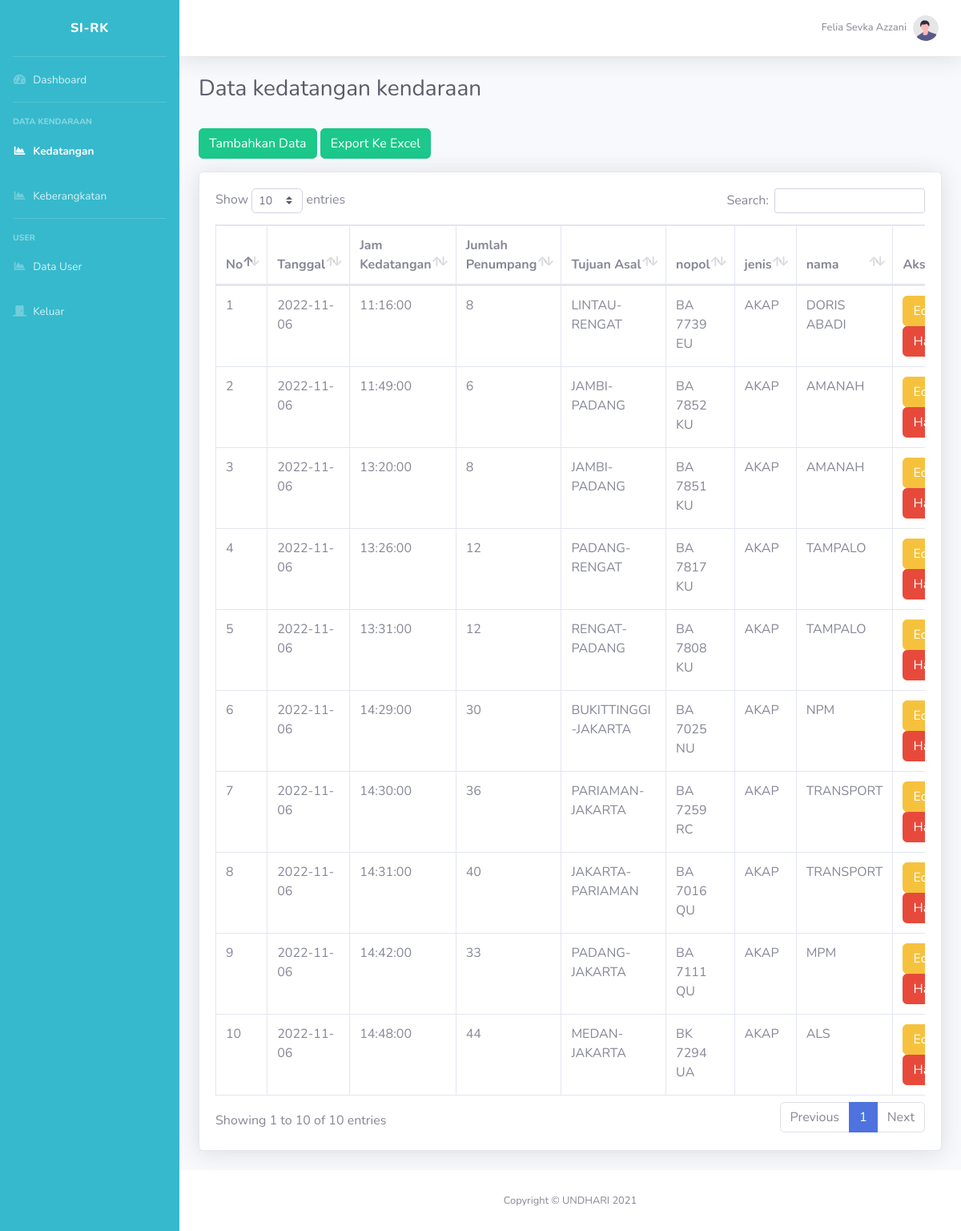
The page /data-kedatangan.php on the database its author committed.
### tables this page shows
CREATE TABLE `kedatangan_kendaraan` (
  `id` int(11) NOT NULL,
  `tanggal` date NOT NULL,
  `jam_kedatangan` time NOT NULL,
  `jumlah_penumpang` varchar(25) NOT NULL,
  `tujuan_asal` varchar(20) NOT NULL,
  `no_polisi` varchar(10) NOT NULL,
  `jenis` varchar(15) NOT NULL,
  `nama_po` varchar(15) NOT NULL
);

### data-kedatangan.php (the view, shortened to what this page needs)
<!DOCTYPE html>
<html lang="en">
<head>
    <link href="vendor/fontawesome-free/css/all.min.css" rel="stylesheet" type="text/css">
    <link href="css/sb-admin-2.min.css" rel="stylesheet">
    <link href="vendor/datatables/dataTables.bootstrap4.min.css" rel="stylesheet">
</head>
<body id="page-top">
    <div id="wrapper">
        <ul class="navbar-nav bg-info sidebar sidebar-dark accordion" id="accordionSidebar">
            <a class="sidebar-brand d-flex align-items-center justify-content-center" href="index.php">
                <div class="sidebar-brand-text mx-3">SI-RK</div>
            </a>
            <hr class="sidebar-divider my-0">
            <li class="nav-item">
                <a class="nav-link" href="index.php">
                    <i class="fas fa-fw fa-tachometer-alt"></i>
                    <span>Dashboard</span></a>
            </li>
            <hr class="sidebar-divider">
            <div class="sidebar-heading">
                Data Kendaraan
            </div>
            <li class="nav-item active">
                <a class="nav-link" href="data-kedatangan.php">
                    <i class="fas fa-fw fa-chart-area"></i>
                    <span>Kedatangan</span></a>
            </li>
            <li class="nav-item">
                <a class="nav-link" href="data-keberangkatan.php">
                    <i class="fas fa-fw fa-chart-area"></i>
                    <span>Keberangkatan</span></a>
            </li>
            <hr class="sidebar-divider">
            <div class="sidebar-heading">
                User
            </div>
            <li class="nav-item">
                <a class="nav-link" href="data-user.php">
                    <i class="fas fa-fw fa-chart-area"></i>
                    <span>Data User</span></a>
            </li>
            <li class="nav-item">
                <a class="nav-link" href="login.php">
                    <i class="fas fa-door-closed"></i>
                    <span>Keluar</span></a>
            </li>
        </ul>
        <div id="content-wrapper" class="d-flex flex-column">
            <div id="content">
                <nav class="navbar navbar-expand navbar-light bg-white topbar mb-4 static-top shadow">
                    <ul class="navbar-nav ml-auto">
                        <li class="nav-item dropdown no-arrow">
                            <a class="nav-link dropdown-toggle" href="#" id="userDropdown" role="button"
                                data-toggle="dropdown" aria-haspopup="true" aria-expanded="false">
                                <span class="mr-2 d-none d-lg-inline text-gray-600 small">Felia Sevka Azzani</span>
                                <img class="img-profile rounded-circle"
                                    src="img/undraw_profile.svg">
                        </li>
                    </ul>
                </nav>
                <div class="container-fluid">
                    <h1 class="h3 mb-4 text-gray-800">Data kedatangan kendaraan</h1>
                    <a href="input-kedatangan.php" class="btn btn-success mt-2 mb-3">Tambahkan Data</a>
                    <a target="_blank" href="export-excel-kedatangan.php" class="btn btn-success mt-2 mb-3">Export Ke Excel</a>
                    <div class="card shadow mb-4">
                        <div class="card-body">
                            <div class="table-responsive">
                                <table class="table table-bordered" id="dataTable" width="100%" cellspacing="0">
                                    <thead>
                                        <tr>
                                            <th>No</th>
                                            <th>Tanggal</th>
                                            <th>Jam Kedatangan</th>
                                            <th>Jumlah Penumpang</th>
                                            <th>Tujuan Asal</th>
                                            <th>nopol</th>
                                            <th>jenis</th>
                                            <th>nama</th>
                                            <th>Aksi</th>
                                        </tr>
                                    </thead>
                                    <tbody>
                                        <?php
                                            include 'koneksi.php';
                                            $query = mysqli_query($koneksi, "SELECT * FROM kedatangan_kendaraan");
                                            $no = 0;
                                            while($data = mysqli_fetch_array($query))
                                            {
                                                $no++;
                                        ?>
                                        <tr>
                                            <td><?= $no ?></td>
                                            <td><?= $data['tanggal'] ?></td>
                                            <td><?= $data['jam_kedatangan'] ?></td>
                                            <td><?= $data['jumlah_penumpang'] ?></td>
                                            <td><?= $data['tujuan_asal'] ?></td>
                                            <td><?= $data['no_polisi'] ?></td>
                                            <td><?= $data['jenis']?></td>
                                            <td><?= $data['nama_po'] ?></td>
                                            <td>
                                                <a href="edit-kedatangan.php?id=<?= $data['id']?>" class="btn btn-warning">Edit</a>
                                                <a href="hapus-kedatangan-proses.php?id= <?= $data['id']?>" class="btn btn-danger">Hapus</a>
                                            </td>
                                        </tr>
                                        <?php
                                            }
                                        ?>
                                    </tbody>
                                </table>
                            </div>
                        </div>
                    </div>
                </div>
            </div>
            <footer class="sticky-footer bg-white">
                <div class="container my-auto">
                    <div class="copyright text-center my-auto">
                        <span>Copyright &copy; UNDHARI 2021</span>
                    </div>
                </div>
            </footer>
        </div>
    </div>
</body>
</html>

### rows shown on the page
kedatangan_kendaraan: tanggal "2022-11-06", jam_kedatangan "11:16:00", jumlah_penumpang "8", tujuan_asal "LINTAU-RENGAT", no_polisi "BA 7739 EU", jenis "AKAP", nama_po "DORIS ABADI"
kedatangan_kendaraan: tanggal "2022-11-06", jam_kedatangan "11:49:00", jumlah_penumpang "6", tujuan_asal "JAMBI-PADANG", no_polisi "BA 7852 KU", jenis "AKAP", nama_po "AMANAH"
kedatangan_kendaraan: tanggal "2022-11-06", jam_kedatangan "13:20:00", jumlah_penumpang "8", tujuan_asal "JAMBI-PADANG", no_polisi "BA 7851 KU", jenis "AKAP", nama_po "AMANAH"
kedatangan_kendaraan: tanggal "2022-11-06", jam_kedatangan "13:26:00", jumlah_penumpang "12", tujuan_asal "PADANG-RENGAT", no_polisi "BA 7817 KU", jenis "AKAP", nama_po "TAMPALO"
kedatangan_kendaraan: tanggal "2022-11-06", jam_kedatangan "13:31:00", jumlah_penumpang "12", tujuan_asal "RENGAT-PADANG", no_polisi "BA 7808 KU", jenis "AKAP", nama_po "TAMPALO"
kedatangan_kendaraan: tanggal "2022-11-06", jam_kedatangan "14:29:00", jumlah_penumpang "30", tujuan_asal "BUKITTINGGI-JAKARTA", no_polisi "BA 7025 NU", jenis "AKAP", nama_po "NPM"
kedatangan_kendaraan: tanggal "2022-11-06", jam_kedatangan "14:30:00", jumlah_penumpang "36", tujuan_asal "PARIAMAN-JAKARTA", no_polisi "BA 7259 RC", jenis "AKAP", nama_po "TRANSPORT"
kedatangan_kendaraan: tanggal "2022-11-06", jam_kedatangan "14:31:00", jumlah_penumpang "40", tujuan_asal "JAKARTA-PARIAMAN", no_polisi "BA 7016 QU", jenis "AKAP", nama_po "TRANSPORT"
kedatangan_kendaraan: tanggal "2022-11-06", jam_kedatangan "14:42:00", jumlah_penumpang "33", tujuan_asal "PADANG-JAKARTA", no_polisi "BA 7111 QU", jenis "AKAP", nama_po "MPM"
kedatangan_kendaraan: tanggal "2022-11-06", jam_kedatangan "14:48:00", jumlah_penumpang "44", tujuan_asal "MEDAN-JAKARTA", no_polisi "BK 7294 UA", jenis "AKAP", nama_po "ALS"
